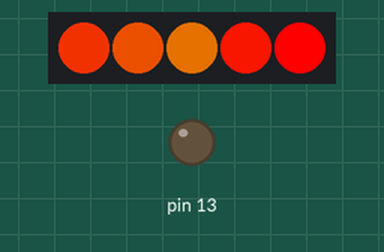
This sketch was run on a simulated Arduino Uno, built with avr-gcc and run on an emulated ATmega328P. Parts: 5 RGB LEDs in strip order, left to right, output pins drawn as LEDs (lit = HIGH). Random numbers use the default seed unless the sketch sets one.

Above: at 0.01 s.
At 4.88 s:
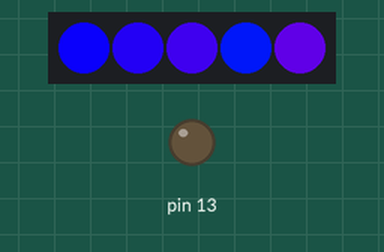
At 9.75 s:
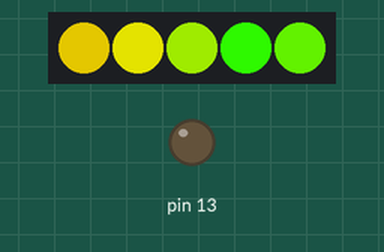
At 19.5 s:
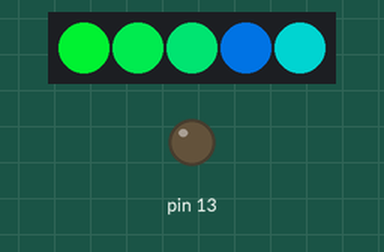
At 29.24 s:
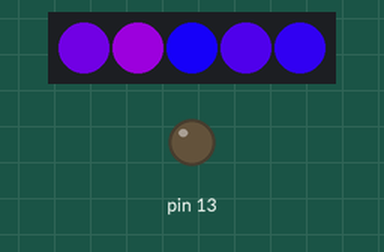
At 38.99 s:
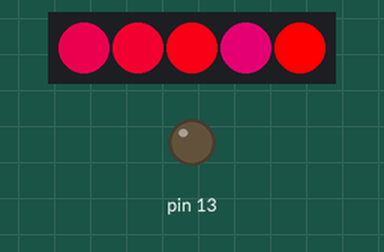
Timing chart, 0 to 40.0 s (numbered marks = the images above):
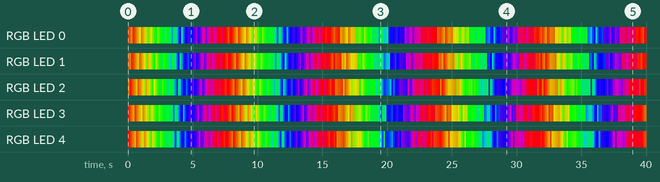

The sketch:

hadar-hat.ino
```cpp
#include <FastLED.h>

uint16_t counter = 0;
const int N_LEDS = 5;
CRGB led[N_LEDS];
// This is properly ordered fibers.
CRGB color[N_LEDS];

int mapping[] = {
    4, 3, 0, 1, 2
};
int transform_map[] =   {0, 1, 2, 3, 4};
//= {
//   5, 6, 7, 0, 1, 2, 3, 4
//};
// This is temp space for the rotate function
int _rotate[N_LEDS];
uint8_t R = 0;

uint8_t hue = 0;
// if true, every cycle - swap two pixels
boolean swap_mode = false;
// 0: no rotation
// 1: rotate clockwise  / / /
// 2: rotate countercolorise \ \ \
// 3: rotate clockwise, reverse /\/\/\/\
// 4: rotate counter clockwise, reverse \/\/\/\/
uint8_t rotation_mode = 3;


// the setup function runs once when you press reset or power the board
void setup() {
  // initialize digital pin 13 as an output.
  pinMode(13, OUTPUT);
  pinMode(6, OUTPUT);

  // Set uninitialised LEDs to a faint grey
  memset8(led, 255, N_LEDS * sizeof(CRGB));
  //  for (int i=0; i<N_LEDS; i++) {
  //    led[i] = CRGB::Blue;
  //  }

  const int output_pin = 6;
  FastLED.addLeds<WS2812B, output_pin, GRB>(led, N_LEDS).setCorrection(TypicalSMD5050);
  FastLED.clear();
  FastLED.show();

}

void loop() {
  set_color();
  if ((counter & 1) == 0) {
    update_transform_map();
  }
  //  if ((counter % 15) == 0) {
  //    swaps()  ;
  //  }
  if ((counter & 255) == 0) {
    for (int i = 0; i < N_LEDS; i++) {
      transform_map[i] = i;
    }
    R = 0;
    rotation_mode = random(5);
  }
  show();
  hue += 2;
  counter++;
  delay(62); // 1/16th of a second
}

void set_color() {
  for (int i = 0; i < N_LEDS; i++) {
    color[i] = CHSV(hue + 8 * i, 255, 255);
  }
}

void swaps() {
  int idx = random(N_LEDS);
  int next = (idx + 1) % N_LEDS;
  int tmp = transform_map[idx];
  transform_map[idx] = transform_map[next];
  transform_map[next] = tmp;
}

void update_transform_map() {
  switch (rotation_mode) {
    case 0:
      break;
    case 1:
      rotate(1);
      break;
    case 2:
      rotate(-1);
      break;
    case 3:
      if (R % N_LEDS == 0) {
        rotation_mode = 4;
        rotate(-1);
      } else {
        rotate(1);
      }
      break;
    case 4:
      if (R % N_LEDS == 0) {
        rotation_mode = 3;
        rotate(1);
      } else {
        rotate(-1);
      }
      break;
    default:
      break;
  }
  R++;
}

void rotate(int r) {
  for (int i = 0; i < N_LEDS; i++) {
    _rotate[i] = transform_map[(i + r + N_LEDS) % N_LEDS];
  }
  for (int i = 0; i < N_LEDS; i++) {
    transform_map[i] = _rotate[i];
  }
}


void show() {
  for (int i = 0; i < N_LEDS; i++) {
    led[mapping[transform_map[i]]] = color[i];
    //led[mapping[i]] = color[i];
  }
  FastLED.show();
}
// 256 / 4 = 64 / 4 = 16
```
